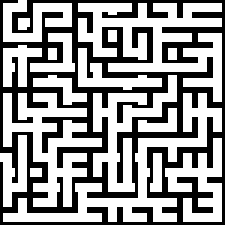
#> input picture FINAL/mazetest.png, 225 x 225 px
$ python OpenCV.py
#> lines starting #> are read from the running program, lines starting #| are printed output that depends on the picture; after the words box and inside, x2 and y2 are one past the last pixel; in counts of white or black regions, pixels touching at a corner belong together
#!/usr/bin/env python3
# -*- coding: utf-8 -*-
"""
Created on Wed Nov 13 22:24:29 2024

@author: vaibhavgoggela
"""

import cv2
import numpy as np
import csv

# Load the maze image
image_path = 'mazetest.png'  # Update this path if necessary for the demo
image = cv2.imread(image_path, cv2.IMREAD_GRAYSCALE)
#> image: shape (225, 225); 60% white; 1 black region, box (x1, y1, x2, y2) and area: (0, 0, 225, 225) 20250

# Convert to binary image (0 for black, 1 for white)
_, binary_image = cv2.threshold(image, 128, 1, cv2.THRESH_BINARY_INV)

# Define the new cell size
cell_size = 3
grid_size = (image.shape[0] // cell_size, image.shape[1] // cell_size)  # (26, 26)
#> grid_size = (75, 75)

# Resize the image to a 26x26 matrix
resized_maze_matrix = cv2.resize(binary_image, grid_size, interpolation=cv2.INTER_AREA)
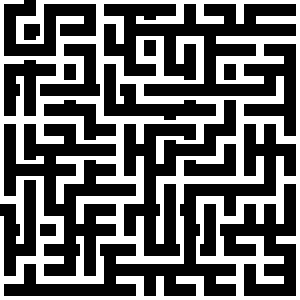
#> resized_maze_matrix: shape (75, 75) (shown 4 times larger); values 0 (black) and 1 (white), 40% white in thin lines or dots

# Define the pattern to search for and the replacement pattern
pattern = [0, 1, 0, 0, 0, 1, 0]
replacement_pattern = [2, 1, 0, 0, 0, 1, 2]

# Search for the pattern in each row
for i in range(resized_maze_matrix.shape[0]):
    row = resized_maze_matrix[i, :]
    # Find occurrences of the pattern in the row
    for j in range(len(row) - len(pattern) + 1):
        if np.array_equal(row[j:j+len(pattern)], pattern):
            # Replace the pattern with the modified pattern
            resized_maze_matrix[i, j:j+len(pattern)] = replacement_pattern
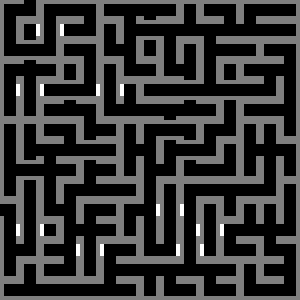
#> resized_maze_matrix: shape (75, 75) (shown 4 times larger); 0.85% of pixels changed, all inside (x1, y1, x2, y2) = (4, 6, 56, 64); drawn with min black and max white

# Search for the pattern in each column
for j in range(resized_maze_matrix.shape[1]):
    column = resized_maze_matrix[:, j]
    # Find occurrences of the pattern in the column
    for i in range(len(column) - len(pattern) + 1):
        if np.array_equal(column[i:i+len(pattern)], pattern):
            # Replace the pattern with the modified pattern
            resized_maze_matrix[i:i+len(pattern), j] = replacement_pattern
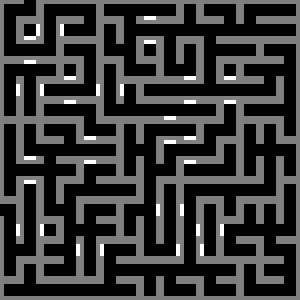
#> resized_maze_matrix: shape (75, 75) (shown 4 times larger); 0.96% of pixels changed, all inside (x1, y1, x2, y2) = (6, 4, 59, 46); drawn with min black and max white

# Display the maze matrix in the console
print("Maze Matrix (1 for paths, 0 for walls):")
print(resized_maze_matrix)
#> (printed output is left out)

# Save the modified maze matrix as a CSV file
csv_file_path = 'maze_matrix.csv'
with open(csv_file_path, mode='w', newline='') as csv_file:
    csv_writer = csv.writer(csv_file)
    csv_writer.writerows(resized_maze_matrix)
print(f"Maze matrix saved as CSV file at '{csv_file_path}'.")

# Optional: save the modified matrix as an image for visual verification
output_image = (resized_maze_matrix * 85).astype(np.uint8)  # Scale 0-255 for 0, 1, 2
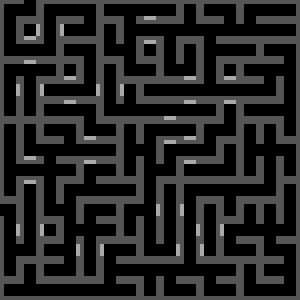
#> output_image: shape (75, 75) (shown 4 times larger); min 0, max 170, mean 37.1
cv2.imwrite('maze_matrix_output.jpg', output_image)
print("Maze matrix also saved as 'maze_matrix_output.jpg'.")

$ run again, with FINAL/maze.png copied over FINAL/mazetest.png
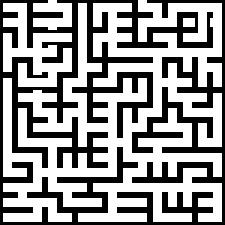
#> input picture FINAL/maze.png, 225 x 225 px
#> image is the input picture: shape (225, 225); min 0, max 255, mean 153
#> binary_image: shape (225, 225); values 0 (black) and 1 (white), 40% white; 1 white region, box (x1, y1, x2, y2) and area: (0, 0, 225, 225) 20250
#> after the loop `for j in range(resized_maze_matrix.shape[1]):`:
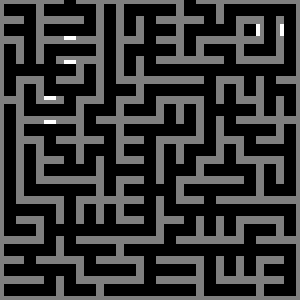
#> resized_maze_matrix: shape (75, 75) (shown 4 times larger); min 0, max 2, mean 0.406; drawn with min black and max white
#> (printed output is left out)
#> `output_image = (resized_maze_matrix * 85).astype(np.uint8)`:
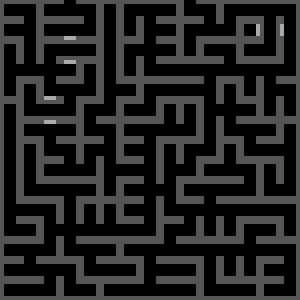
#> output_image: shape (75, 75) (shown 4 times larger); min 0, max 170, mean 34.5
